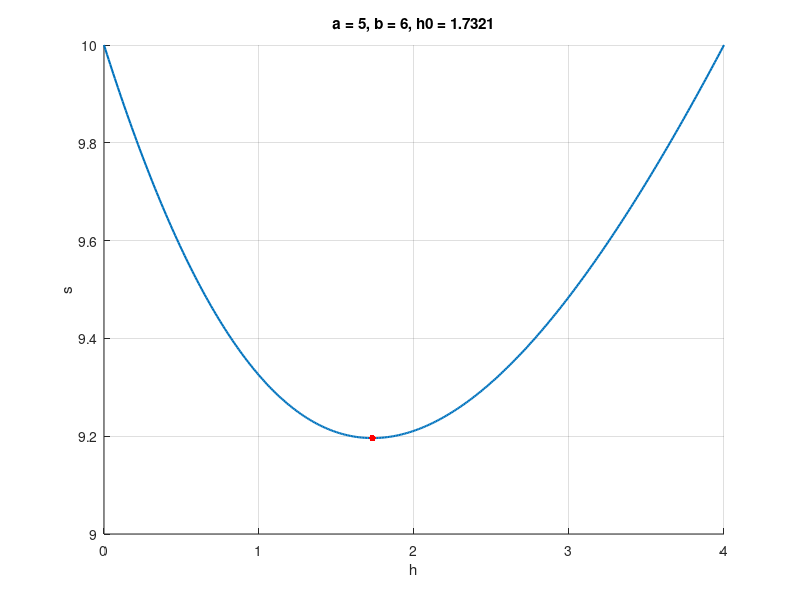
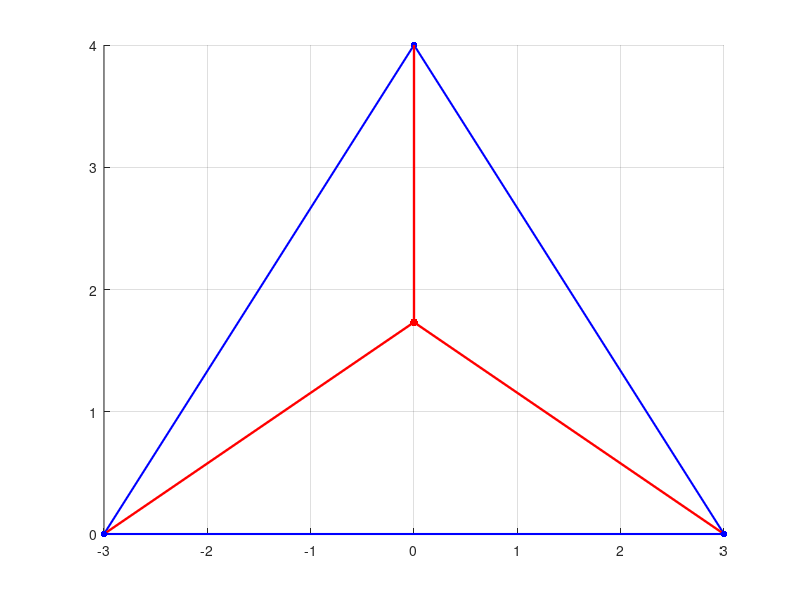

Reproduce these figures in MATLAB, in order.
clear
close all

% MA + MB = 2 * sqrt(h ^ 2 + (b/2) ^ 2)
% MC = sqrt(a ^ 2 - (b/2) ^ 2) - h
% MA + MB + MC = 2 * sqrt(h ^ 2 + (b/2) ^ 2) + sqrt(a ^ 2 - (b/2) ^ 2) - h


a = 5
b = 6

f = @(h) 2 .* sqrt(h .^ 2 + (b ./ 2) .^ 2) + sqrt(a .^ 2 - (b ./ 2) .^ 2) - h
% df = (2*h)/sqrt(h^2+b^2/4)-1
% df = 0 => h = sqrt(b ^ 2 / 12)
u = sqrt(b ^ 2 / 12)
f(u)

k = sqrt(a ^ 2 - (b / 2) ^ 2)

figure(1)

hold on
h = 0:0.01:k


%[fmin,indmin] = min(f(h)) %min value of vector f is its element number indmin
%hmin = h(indmin)

if u >= k
    u = k
end

plot(h, f(h), 'linewidth', 1.5)
plot(u, f(u),'r.','markersize',15)
xlabel('h')
ylabel('s')
title(['a = ', num2str(a), ', b = ', num2str(b), ', h0 = ', num2str(u)])
grid
hold off

figure(2)
hold on

plot([-b / 2, b / 2], [0, 0], 'b','linewidth',1.5)

if( u != k)
    plot([-b / 2, 0], [0, sqrt(a ^ 2 - (b / 2) ^ 2)], 'b','linewidth',1.5)
    plot([b / 2, 0], [0, sqrt(a ^ 2 - (b / 2) ^ 2)], 'b','linewidth',1.5)
    plot(0, sqrt(a ^ 2 - (b / 2) ^ 2), 'b.' ,'markersize', 15)
end

plot(0, u, 'r.' ,'markersize', 17)

plot([0, 0], [u, sqrt(a ^ 2 - (b / 2) ^ 2)], 'r','linewidth',1.7)
plot([0, -b/2], [u, 0], 'r','linewidth',1.7)
plot([0, b/2], [u, 0], 'r','linewidth',1.7)
plot(-b/2, 0, 'b.' ,'markersize', 15)
plot(b/2, 0, 'b.' ,'markersize', 15)

grid
hold off
